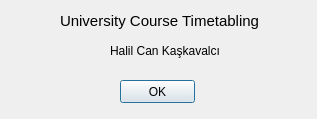
<?xml version="1.0" encoding="UTF-8"?>
<ui version="4.0">
 <class>AboutBox</class>
 <widget class="QDialog" name="AboutBox">
  <property name="geometry">
   <rect>
    <x>0</x>
    <y>0</y>
    <width>317</width>
    <height>119</height>
   </rect>
  </property>
  <property name="windowTitle">
   <string>About</string>
  </property>
  <widget class="QLabel" name="label">
   <property name="geometry">
    <rect>
     <x>60</x>
     <y>10</y>
     <width>201</width>
     <height>21</height>
    </rect>
   </property>
   <property name="font">
    <font>
     <pointsize>11</pointsize>
    </font>
   </property>
   <property name="text">
    <string>University Course Timetabling</string>
   </property>
  </widget>
  <widget class="QLabel" name="label_2">
   <property name="geometry">
    <rect>
     <x>110</x>
     <y>40</y>
     <width>111</width>
     <height>21</height>
    </rect>
   </property>
   <property name="text">
    <string>Halil Can Kaşkavalcı</string>
   </property>
  </widget>
  <widget class="QPushButton" name="pushButton">
   <property name="geometry">
    <rect>
     <x>120</x>
     <y>80</y>
     <width>75</width>
     <height>23</height>
    </rect>
   </property>
   <property name="text">
    <string>OK</string>
   </property>
  </widget>
 </widget>
 <resources/>
 <connections/>
</ui>
